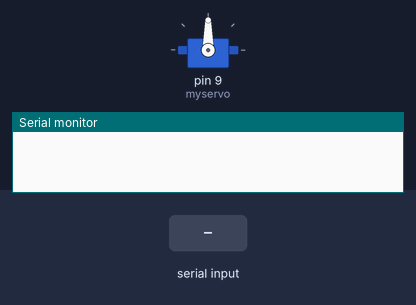
Bench run of a sketch on a simulated Arduino Uno, built with avr-gcc and run on an emulated ATmega328P. Parts: servo, the last lines printed to the serial monitor. The inputs (shaded band) are chosen by the test bench.

Above: at 1.2 s.
1.3 s: "a,45\n" received over Serial
At 2.5 s:
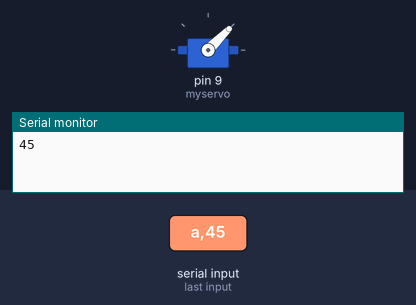
2.8 s: "a" received over Serial
At 4.3 s:
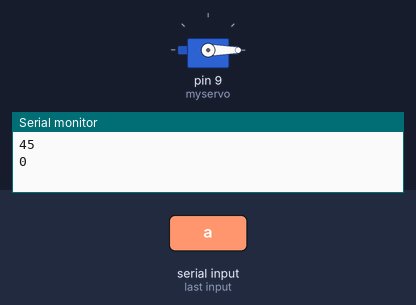
5.3 s: "a90\n" received over Serial
At 5.6 s:
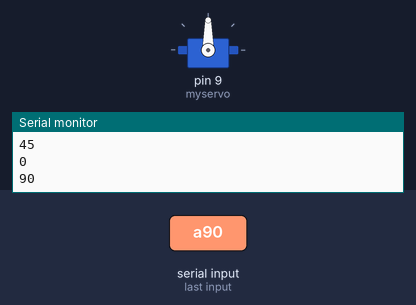
Timing chart, 0 to 8.3 s (numbered marks = the images above; inputs shaded):
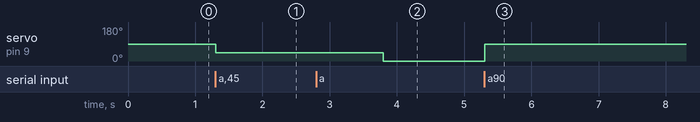

Measured:
- after the input at 1.3 s, servo on pin 9 (myservo): 90° → 45° at once
- after the input at 2.8 s, servo on pin 9 (myservo): 45° → 0° after 1.0 s
- after the input at 5.3 s, servo on pin 9 (myservo): 0° → 90° at once

The sketch:

08_Servo_motor.ino
```cpp
#include <Servo.h>

Servo myservo;


int pos = 0;

void setup()
{
  Serial.begin(9600);
  myservo.attach(9);
}

void loop()
{
  if(Serial.available())
  {
    char x;
    x=Serial.read();
    if(x=='a')
    {
      pos = Serial.parseInt();
      myservo.write(pos);
      Serial.println(pos);
      delay(150);
    }
  }

}
```
